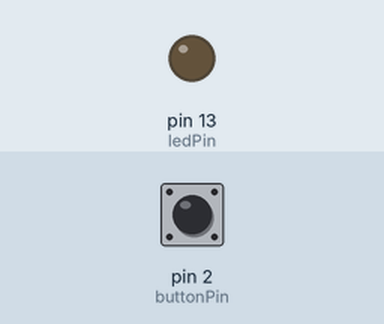
Bench run of a sketch on a simulated Arduino Uno, built with avr-gcc and run on an emulated ATmega328P. Parts: output pins drawn as LEDs (lit = HIGH). Inputs (shaded band) come from the test bench; at power-on: pin 2 (buttonPin) HIGH.

Above: at 1.2 s.
1.3 s: pin 2 (buttonPin) pulled LOW for 0.15 s
At 1.37 s:
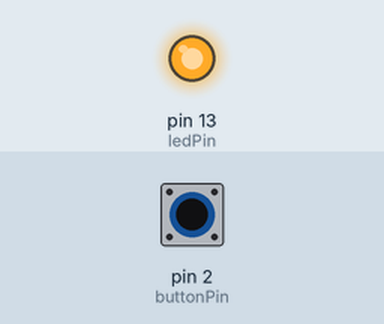
2.9 s: pin 2 (buttonPin) pulled LOW for 3.2 s
At 6.4 s:
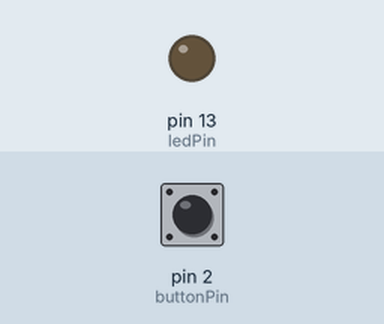
Timing chart, 0 to 7.9 s (numbered marks = the images above; inputs shaded):
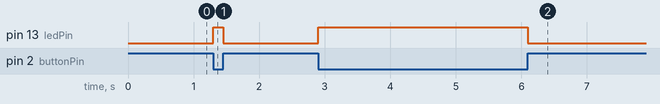

Measured:
- after the input at 1.3 s, pin 13 (ledPin): LOW → HIGH at once, → LOW 0.15 s later
- after the input at 2.9 s, pin 13 (ledPin): LOW → HIGH at once, → LOW 3.2 s later

The sketch:

COD_BLOQUEAR_LUZ_KY_010_LIGHT_BLOCKING.ino
```cpp
/* !-- VARIAVEIS --! */
// constantes não mudam. Eles são usados aqui para definir números de pinos:
const int buttonPin = 2;     // o número do pino do sensor
const int ledPin =  13;      // o número do pino da LAMPADA

// variáveis mudarão:
int buttonState = 0;         // variável para ler o status do botão


/* !-- INICIO DO SETUP (SO PASSA AQUI 1 VEZ) --! */
void setup() {
  pinMode(ledPin, OUTPUT); // inicialize o pino do LED como uma saída:
  pinMode(buttonPin, INPUT_PULLUP); // inicialize o pino do botão como uma entrada:
}


/* !-- INICIO DO LOOP (REPETIÇÃO) --! */
void loop() {
  buttonState = digitalRead(buttonPin); // leia o estado do valor do botão de pressão:

  // verifique se o botão está pressionado. Se for, o buttonState é HIGH:
  if (buttonState == HIGH) {
    digitalWrite(ledPin, LOW); // acende o LED:
  } else {
    digitalWrite(ledPin, HIGH); // apague o LED:
  }
} //FIM
```
